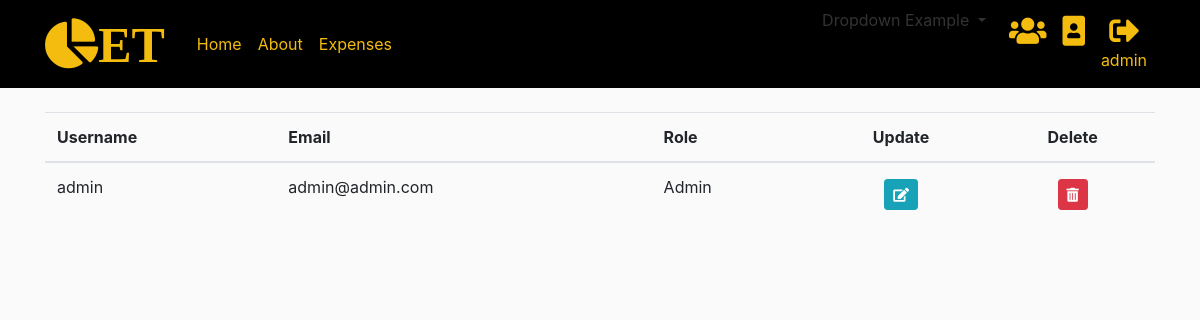
The page /registeredtestuser (signed in) on the database its author committed.
### approot/models.py (models this page shows, shortened)
class User(db.Model, UserMixin):
    __tablename__ = 'user'
    id = db.Column(db.Integer, primary_key=True)
    username = db.Column(db.String(20), unique=True, nullable=False)
    email = db.Column(db.String(120), unique=True, nullable=False)
    image_file = db.Column(db.String(20), nullable=False, default='default.jpg')
    role = db.Column(db.String(15), nullable=False)
    dark_mode = db.Column(db.Boolean(15), nullable=False, default=False)
    theme = db.Column(db.String(15), nullable=False, default='Default')
    password = db.Column(db.String(60), nullable=False)
    posts = db.relationship('Post', backref='author', cascade='all,delete,delete-orphan', lazy=True)
    expenses = db.relationship('Expense', backref='author', cascade='all,delete,delete-orphan', lazy=True)

### approot/users/routes.py (the view)
@users.route("/registeredtestuser", methods=['GET', 'POST'])
@login_required
def registeredtestuser():
    users = User.query.order_by(User.username.desc()).all()
    form = UpdateRegistredUsersForm()
    users_data = User.query.order_by(User.username.desc()).all()
    return render_template('user/unused_registeredusers.html', title='Registered Users', form=form, users=users)

### approot/models.py (called while the page is built)
@login_manager.user_loader
def load_user(user_id):
    return User.query.get(int(user_id))

### approot/templates/user/unused_registeredusers.html (shortened to what this page needs)
{% extends "layout.html" %}
{% import "bootstrap/wtf.html" as wtf %}
{% block content %}
<div class="mt-3">
  <table
  class="table table-hover"
  id="user_table"
  data-toggle="table"
  data-search="true"
  data-show-toggle="true"
  data-show-columns="true"
  data-show-export="true"
  data-pagination="true"
  data-show-extended-pagination="true"
  data-page-list="[3, 5, 10, 25, 50, 100, all]"
  data-page-size="5"
  data-show-export="true"
  >
    <thead>
        <tr>
            <th data-sortable="true">Username</th>
            <th data-sortable="true">Email</th>
            <th data-sortable="true">Role</th>
            <th><div align="center">Update</div></th>
            <th><div align="center">Delete</div></th>
    </thead>
    <tbody>
    {% for user in users %}
            <tr row_id="{{ user.id }}">
                  <td>{{ user.username }}</td>
                  <td>{{ user.email }}</td>
                  <td>{{ user.role }}</td>
                  <td>
                    <div  align="center">
                        <button type="button" class="btn btn-info btn-sm m-1" data-toggle="modal" data-target="#updateModal{{ user.id }}"><i class="fas fa-edit"></i></button>
                    </div>
                  </td>
                  <td>
                    <div align="center">
                    <button type="button" class="btn btn-danger btn-sm m-1" data-toggle="modal" data-target="#deleteModal{{ user.id }}"><i class="fas fa-trash-alt"></i></button>
                    </div>
                  </td>
              </tr>
    {% endfor %}
    </tbody>
    </table>
</div>
{% endblock content %}

### approot/templates/layout.html (shortened to what this page needs)
<!DOCTYPE html>
<html>
  <head>
      {% if current_user.is_authenticated %}
        {% if current_user.theme.upper() == "DEFAULT" %}
        <link rel="stylesheet" href="https://stackpath.bootstrapcdn.com/bootstrap/4.2.1/css/bootstrap.min.css">
        {% endif %}
      {% else %}
        <link rel="stylesheet" href="https://stackpath.bootstrapcdn.com/bootstrap/4.2.1/css/bootstrap.min.css">
      {% endif %}
      <link rel="stylesheet" href="https://use.fontawesome.com/releases/v5.6.3/css/all.css">
      <link rel="stylesheet" href="https://unpkg.com/bootstrap-table@1.15.4/dist/bootstrap-table.min.css">
      {% if current_user.is_authenticated and current_user.dark_mode == True%}
        <link rel="stylesheet" type="text/css" href="{{ url_for('static', filename='main.css') }}">
      {% else %}
        <link rel="stylesheet" type="text/css" href="{{ url_for('static', filename='light_theme_main.css') }}">
      {% endif %}
  </head>
  <body>
      <header class="site-header">
        <nav class="navbar navbar-expand-md navbar-dark bg-steel fixed-top">
          <div class="container">
            <a class="navbar-brand mr-4" href="/"><i class="fas fa-chart-pie" style="font-size:50px">ET</i></a>
            <div class="collapse navbar-collapse" id="navbarToggle">
              <div class="navbar-nav mr-auto">
                {% if current_user.is_authenticated %}
                  <a class="nav-item nav-link" href="{{ url_for('main.home') }}">Home</a>
                {% endif %}
                <a class="nav-item nav-link" href="{{ url_for('main.about') }}">About</a>
                {% if current_user.is_authenticated and current_user.role != 'Pending' %}
                  <a class="nav-item nav-link" href="{{ url_for('expenses.expense') }}">Expenses</a>
                {% endif %}
              </div>
              <div class="navbar-nav">
                <div class="container">
                <div class="dropdown">
                 <a class="dropdown-toggle" data-toggle="dropdown">Dropdown Example
                 </a>
               </div>
             </div>
                {% if current_user.is_authenticated %}
                {% if current_user.role == "Admin" %}
                  <a class="nav-item nav-link" href="{{ url_for('users.registeredusers') }}" title="Registered Users"><i class="fas fa-users"style="font-size:30px"></i></a>
                {% endif %}
                  <a class="nav-item nav-link" href="{{ url_for('users.account') }}" title="Account"><i class="fas fa-portrait" style="font-size:30px"></i></a>
                  <a class="nav-item nav-link" href="{{ url_for('users.logout') }}" title="Logout">
                    <div align="center">
                      <div position="relative"><i class="fas fa-sign-out-alt" style="font-size:30px"></i></div>
                      <div position="relative">{{ current_user.username }} </div>
                    </div>
                  </a>
                {% else %}
                  <a class="nav-item nav-link" href="{{ url_for('users.login') }}">Login</a>
                  <a class="nav-item nav-link" href="{{ url_for('users.register') }}">Register</a>
                {% endif %}
              </div>
            </div>
          </div>
        </nav>
      </header>
      <main role="main" class="container">
        <div class="row">
          <div class="col-md-12 mt-3">
            {% block content %}
            {% endblock %}
          </div>
        </div>
      </main>
  </body>
</html>

### approot/static/light_theme_main.css (style rules this page uses)
body { background: #fafafa; color: #333333; margin-top: 5rem; }
.bg-steel { background-color: #000000; }
.navbar-dark .navbar-brand { color: #f4bc0e; }
.site-header .navbar-nav .nav-link { color: #f4bc0e; }

### rows shown on the page
User: username "admin", email "admin@admin.com", role "Admin"
